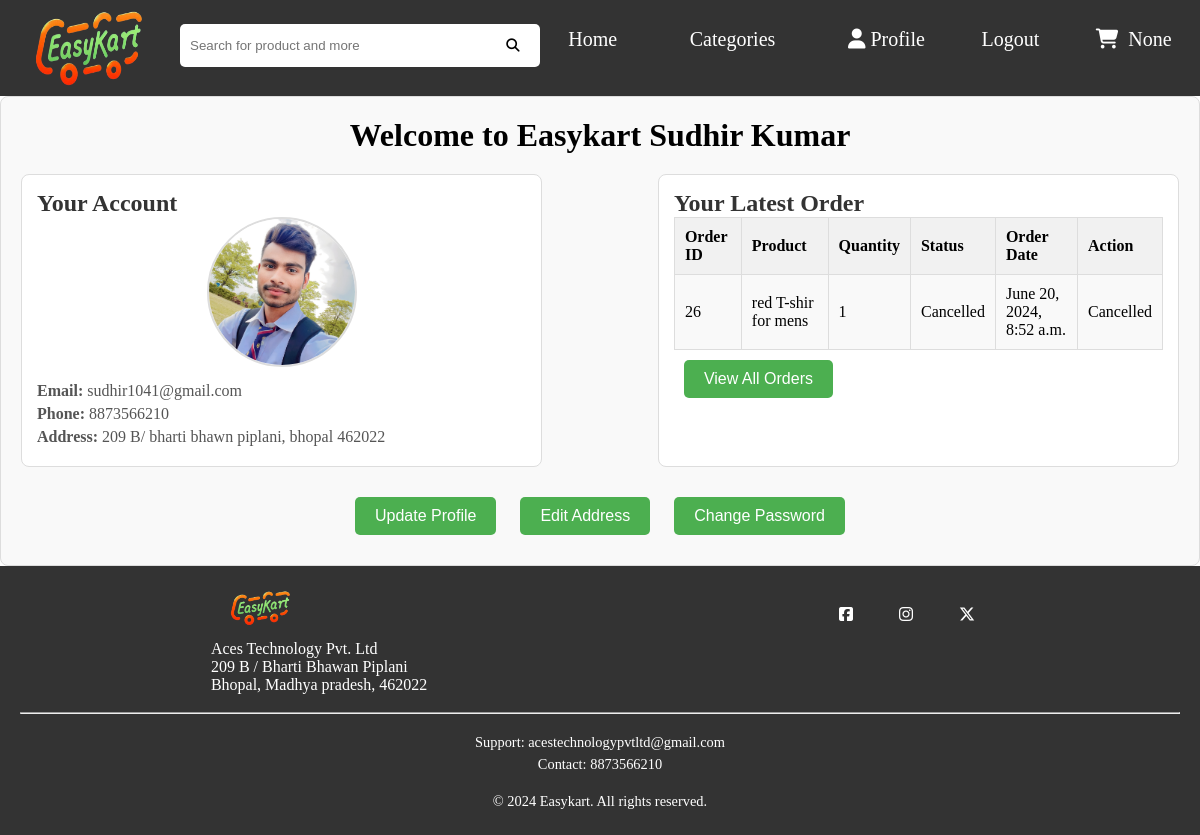
Before: /profile/ (signed in) with the older database file.
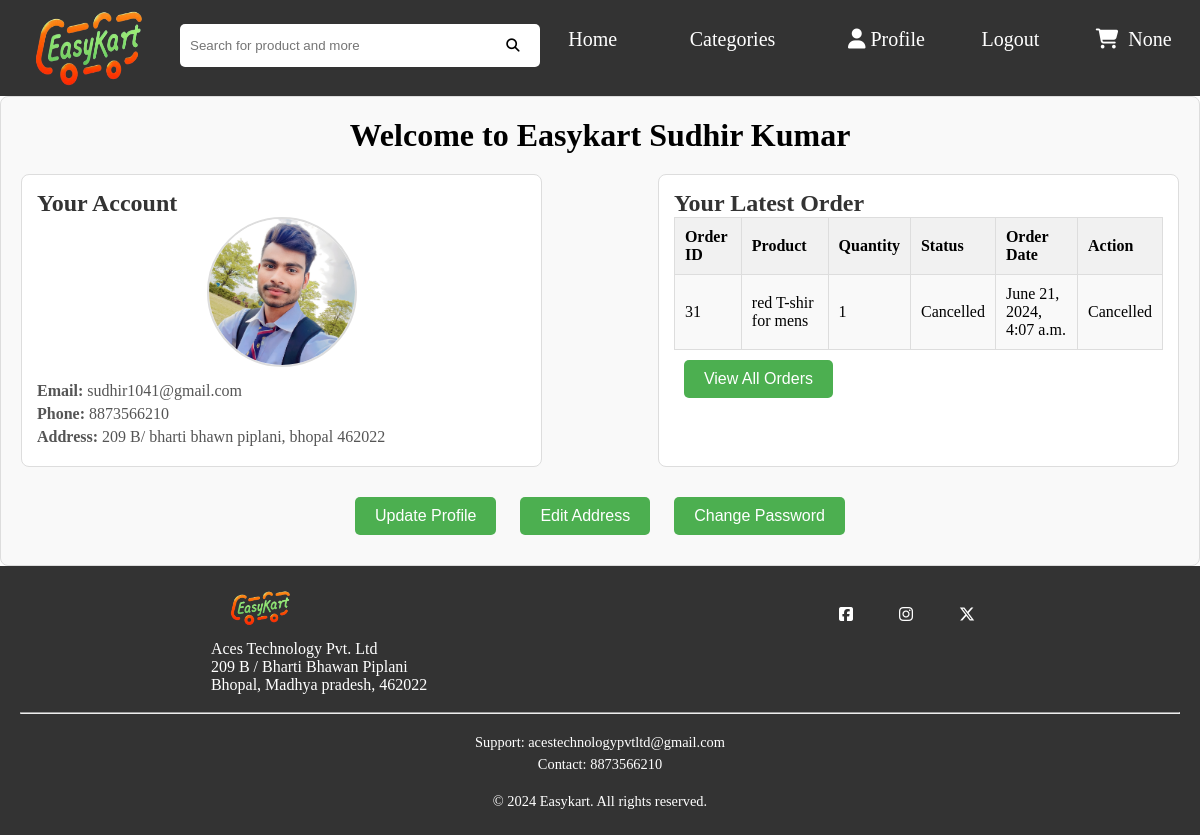
After: the same page with the newer database file.
### app/models.py (models this page shows, shortened)
class Order(models.Model):
    customer = models.ForeignKey('Customer', on_delete=models.SET_NULL, null=True)
    product = models.ForeignKey('Product', on_delete=models.SET_NULL, null=True)
    quantity = models.IntegerField(default=0)
    created_at = models.DateTimeField(auto_now_add=True)
    status = models.CharField(max_length=20, choices=STATUS_CHOICES, default='Ordered')

class Product(models.Model):
    product_name=models.CharField(max_length=50)
    product_price=models.FloatField(default=0.0)
    product_discount_price=models.FloatField(default=0.0)
    product_description=models.CharField(max_length=300)
    product_category=models.ForeignKey(Product_category,on_delete=models.CASCADE)
    product_image=models.ImageField(upload_to="product_image/")

### app/views.py (the view)
# urls.py: path('profile/', profile, name='profile'),
def profile(request):
    user_email = request.session.get('user_email')
    if not user_email:
        return redirect('/login')
    else:
        customer = Customer.objects.filter(email=user_email).first()
        latest_order = Order.objects.filter(customer=customer).order_by('-created_at').first()
        total_quantity = request.session.get('cart_quantity')
        return render(request, 'profile.html', {'customer': customer, 'latest_order': latest_order, 'total_quantity':total_quantity})

### app/templates/profile.html (shortened to what this page needs)
{% extends "default.html" %}
{% block content %}
<div class="profile-container">
    <div class="profile-header">
        <h1>Welcome to Easykart {{ customer.name }}</h1>
    </div>
    <div class="profile-content">
        <div class="account-info">
            <h2>Your Account</h2>
            <img src="{{ customer.image.url }}" alt="{{ customer.name }}" class="profile-image">
            <p><strong>Email:</strong> {{ customer.email }}</p>
            <p><strong>Phone:</strong> {{ customer.phone }}</p>
            <p><strong>Address:</strong> {{ customer.address }}</p>
        </div>
        <div class="order-info">
            <h2>Your Latest Order</h2>
            {% if latest_order %}
                <table class="order-table">
                    <tr>
                        <th>Order ID</th>
                        <th>Product</th>
                        <th>Quantity</th>
                        <th>Status</th>
                        <th>Order Date</th>
                        <th>Action</th>
                    </tr>
                    <tr>
                        <td>{{ latest_order.id }}</td>
                        <td>{{ latest_order.product.product_name }}</td>
                        <td>{{ latest_order.quantity }}</td>
                        <td>{{ latest_order.get_status_display }}</td>
                        <td>{{ latest_order.created_at }}</td>
                        <td>
                            {% if latest_order.status != 'Cancelled' %}
                                <form method="POST" action="{% url 'cancel_order' latest_order.id %}">
                                    {% csrf_token %}
                                    <button type="submit" class="btn-cancel">Cancel</button>
                                </form>
                            {% else %}
                                <span>Cancelled</span>
                            {% endif %}
                        </td>
                    </tr>
                </table>
                <button onclick="location.href='{% url 'view_all_orders' %}'" class="btn">View All Orders</button>
            {% else %}
                <p>You have no orders.</p>
            {% endif %}
        </div>
    </div>
    <div class="profile-actions">
        <button onclick="location.href='{% url 'update_profile' %}'" class="btn">Update Profile</button>
        <button onclick="location.href='{% url 'edit_address' %}'" class="btn">Edit Address</button>
        <button onclick="location.href='{% url 'change_password_page' %}'" class="btn">Change Password</button>
    </div>
</div>
{% endblock %}

Changed rows visible on the page:
no longer on this page (row unchanged): Order: id "26", product.product_name "red T-shir for mens", quantity "1", status "Cancelled", created_at "June 20, 2024, 8:52 a.m."
added Order: id "31", product.product_name "red T-shir for mens", quantity "1", status "Cancelled", created_at "June 21, 2024, 4:07 a.m."
